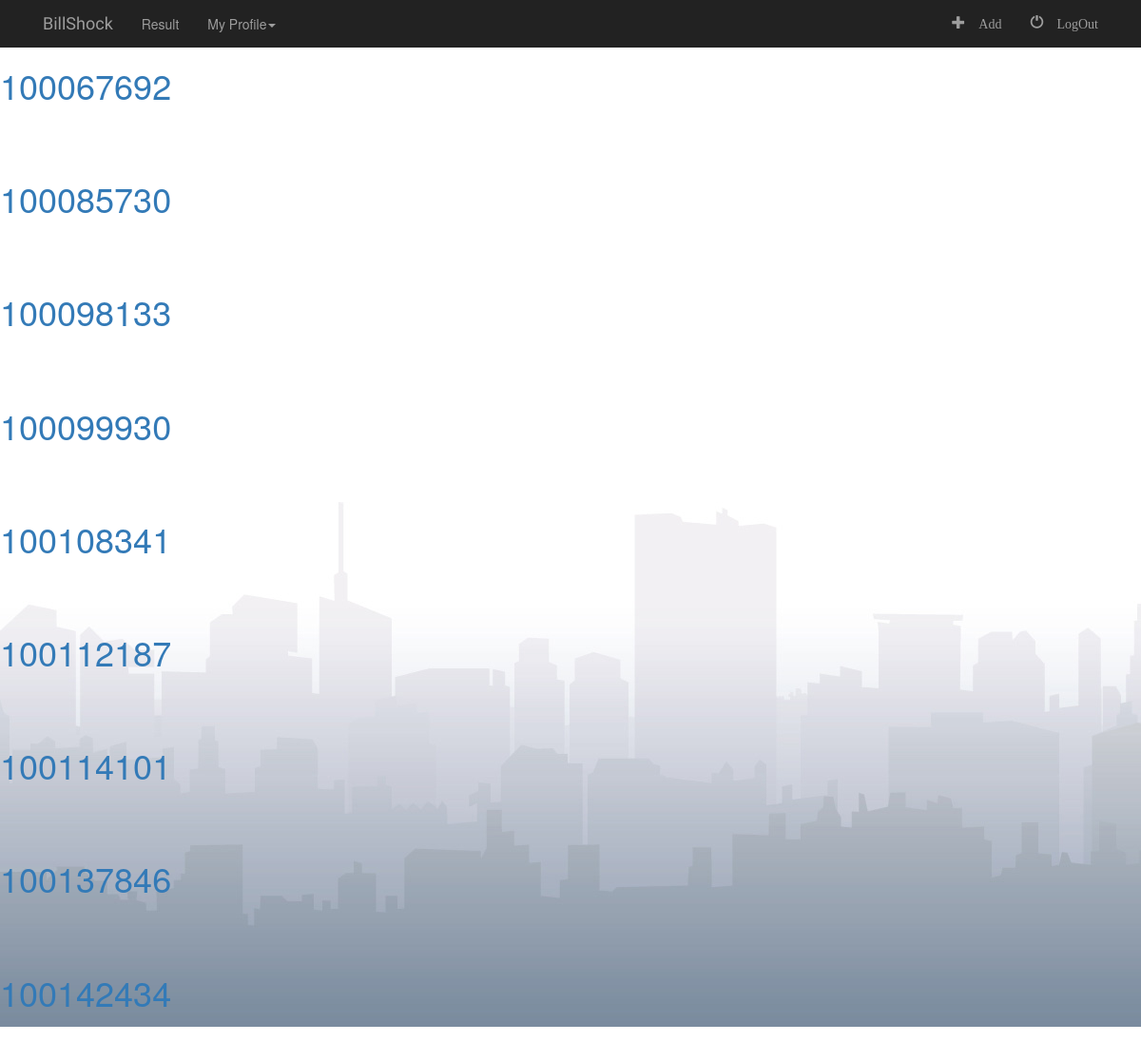
Page /result/ on the committed database.
### result/models.py (models this page shows, shortened)
class Output(models.Model):
 BRM_BILLER_ACCOUNT_T_ACCOUNT_NO=models.CharField(max_length=250)
 BRM_BILLINFO_T_ACTG_CYCLE_DOM=models.CharField(max_length=250)
 TOTAL_AMOUNT=models.CharField(max_length=250)
 THRESHOLD=models.CharField(max_length=250)
 WEIGHTED_THRESHOLD=models.CharField(max_length=250)
 BILLSHOCK=models.CharField(max_length=250)
 PROXIMITY=models.CharField(max_length=250)

### result/views.py (the view)
class listview(generic.ListView):
	template_name='result/indexm.html'
	def get_queryset(self):
		return Output.objects.all()

### result/templates/result/indexm.html (shortened to what this page needs)
{% extends 'result/base.html' %}
{% block body %}
{% for op in object_list %}
<h1><a href="{% url 'result:detail' op.id %}"> {{op.BRM_BILLER_ACCOUNT_T_ACCOUNT_NO}}<h1><br>
	{% endfor %}
{% endblock %}

### result/templates/result/base.html (shortened to what this page needs)
{% load static %}
<html>
<head><title>{% block title %}{% endblock %}</title>
<link rel="stylesheet" href="https://maxcdn.bootstrapcdn.com/bootstrap/3.3.6/css/bootstrap.min.css">
<link rel="stylesheet" type="text/css" href="{% static 'result/main.css' %}">
</head>
<nav class="navbar-inverse">
	<div class="container">
	  <div class="navbar-header">
		      <a class="navbar-brand" a href="{% url 'result:hello' %}">BillShock</a>
	  </div>
	 <div class="collapse navbar-collapse" id="top">
		 <ul class="nav navbar-nav">
			<li><a href="{% url 'result:hello' %}">Result</a></li>
		    <li class="dropdown">
		      <a href="#" class="dropdown-toggle" data-toggle="dropdown">My Profile<span class="caret"></span></a>
		 </ul>
	 <ul class="nav navbar-nav navbar-right">
	 	<li><a href="{% url 'result:add' %}"><span class="glyphicon glyphicon-plus"> Add</span></a></li>
	 	<li><a href="#"><span class="glyphicon glyphicon-off"> LogOut</span></a></li>
	 </ul>
	 </div>
    </div>
</nav>
{% block body %}{% endblock %}

### result/static/result/main.css (style rules this page uses)
.navbar-brand { font-family: 'Satisfy',Comic; }

### rows in the picture
Output: BRM_BILLER_ACCOUNT_T_ACCOUNT_NO "100067692"
Output: BRM_BILLER_ACCOUNT_T_ACCOUNT_NO "100085730"
Output: BRM_BILLER_ACCOUNT_T_ACCOUNT_NO "100098133"
Output: BRM_BILLER_ACCOUNT_T_ACCOUNT_NO "100099930"
Output: BRM_BILLER_ACCOUNT_T_ACCOUNT_NO "100108341"
Output: BRM_BILLER_ACCOUNT_T_ACCOUNT_NO "100112187"
Output: BRM_BILLER_ACCOUNT_T_ACCOUNT_NO "100114101"
Output: BRM_BILLER_ACCOUNT_T_ACCOUNT_NO "100137846"
Output: BRM_BILLER_ACCOUNT_T_ACCOUNT_NO "100142434"
